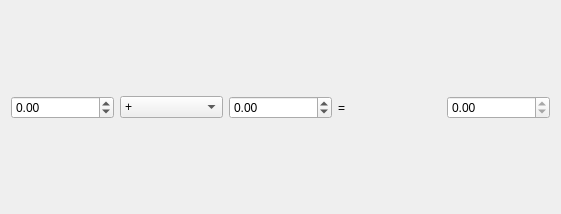
<?xml version="1.0" encoding="UTF-8"?>
<ui version="4.0">
 <class>Dialog</class>
 <widget class="QDialog" name="Dialog">
  <property name="geometry">
   <rect>
    <x>0</x>
    <y>0</y>
    <width>561</width>
    <height>214</height>
   </rect>
  </property>
  <property name="windowTitle">
   <string>Kalkulacka</string>
  </property>
  <layout class="QGridLayout" name="gridLayout">
   <item row="1" column="3">
    <widget class="QLabel" name="label">
     <property name="text">
      <string>=</string>
     </property>
    </widget>
   </item>
   <item row="1" column="4">
    <widget class="QDoubleSpinBox" name="sb_result">
     <property name="readOnly">
      <bool>true</bool>
     </property>
     <property name="minimum">
      <double>-999999.000000000000000</double>
     </property>
     <property name="maximum">
      <double>999999.000000000000000</double>
     </property>
    </widget>
   </item>
   <item row="2" column="2">
    <spacer name="verticalSpacer_2">
     <property name="orientation">
      <enum>Qt::Vertical</enum>
     </property>
     <property name="sizeHint" stdset="0">
      <size>
       <width>20</width>
       <height>151</height>
      </size>
     </property>
    </spacer>
   </item>
   <item row="1" column="1">
    <widget class="QComboBox" name="cb_operator">
     <item>
      <property name="text">
       <string>+</string>
      </property>
     </item>
     <item>
      <property name="text">
       <string>-</string>
      </property>
     </item>
     <item>
      <property name="text">
       <string>*</string>
      </property>
     </item>
     <item>
      <property name="text">
       <string>/</string>
      </property>
     </item>
    </widget>
   </item>
   <item row="0" column="2">
    <spacer name="verticalSpacer">
     <property name="orientation">
      <enum>Qt::Vertical</enum>
     </property>
     <property name="sizeHint" stdset="0">
      <size>
       <width>20</width>
       <height>152</height>
      </size>
     </property>
    </spacer>
   </item>
   <item row="1" column="2">
    <widget class="QDoubleSpinBox" name="sb_operand2">
     <property name="minimum">
      <double>-999999.000000000000000</double>
     </property>
     <property name="maximum">
      <double>999999.000000000000000</double>
     </property>
    </widget>
   </item>
   <item row="1" column="0">
    <widget class="QDoubleSpinBox" name="sb_operand1">
     <property name="minimum">
      <double>-999999.000000000000000</double>
     </property>
     <property name="maximum">
      <double>999999.000000000000000</double>
     </property>
    </widget>
   </item>
  </layout>
 </widget>
 <resources/>
 <connections/>
</ui>
